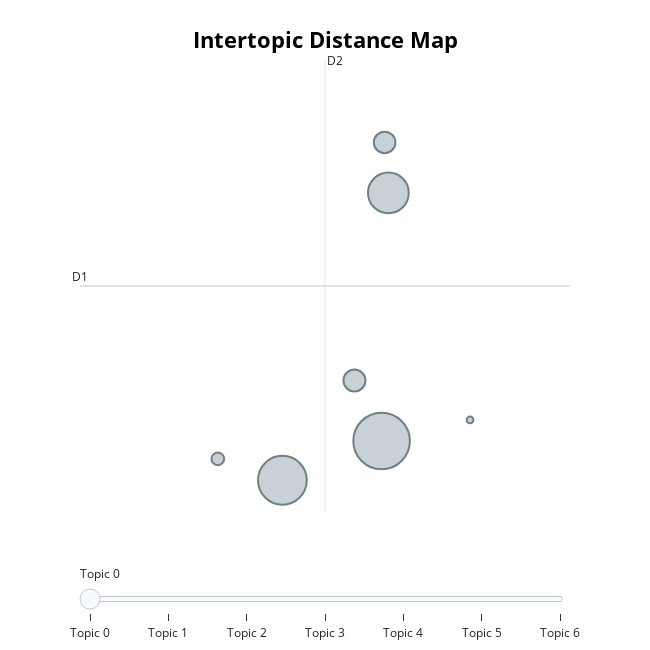
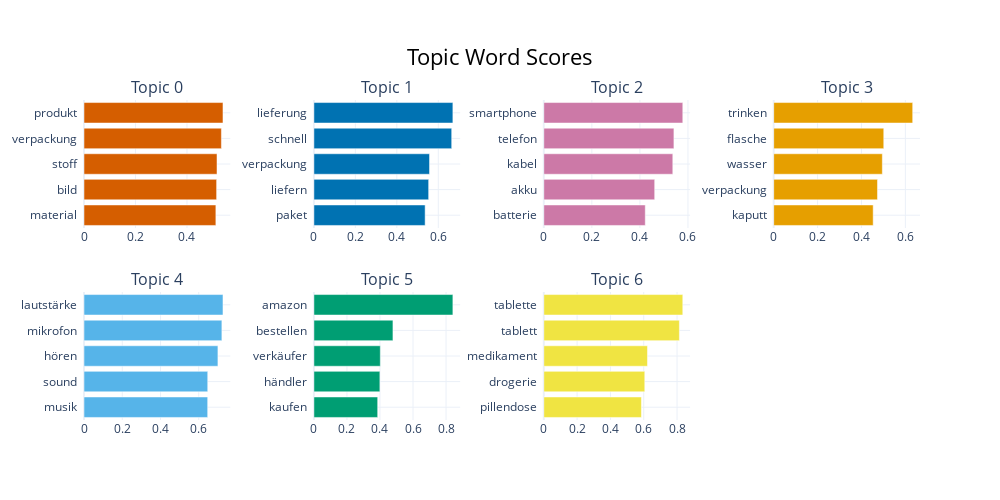

Source (notebook cell) for these figures, in order:
### Markdown cell above
#### **Visualization of German topic space**

We visualize the German topics in a 2D projection to see how well-separated they are. In the bar chart, we can inspect their relative sizes.

### Code cell
fig_map = topic_model_baseline_german.visualize_topics()
fig_map.show()

fig_bar = topic_model_baseline_german.visualize_barchart(top_n_topics=8)
fig_bar.show()

### Figure 1 — Plotly figure (JSON) as saved in the notebook; plotly's stock layout.template omitted (floating-point values rounded to 4 significant figures)
{"data": [{"customdata": [[0, "produkt | verpackung | stoff | bild | material", 45931], [1, "lieferung | schnell | verpackung | liefern | paket", 34206], [2, "smartphone | telefon | kabel | akku | batterie", 23824], [3, "trinken | flasche | wasser | verpackung | kaputt", 6964], [4, "lautstärke | mikrofon | hören | sound | musik", 6689], [5, "amazon | bestellen | verkäufer | händler | kaufen", 2309], [6, "tablette | tablett | medikament | drogerie | pillendose", 667]], "hovertemplate": "<b>Topic %{customdata[0]}</b><br>%{customdata[1]}<br>Size: %{customdata[2]}", "legendgroup": "", "marker": {"color": "#B0BEC5", "line": {"color": "DarkSlateGrey", "width": 2}, "size": [45931, 34206, 23824, 6964, 6689, 2309, 667], "sizemode": "area", "sizeref": 28.71, "symbol": "circle"}, "mode": "markers", "name": "", "orientation": "v", "showlegend": false, "type": "scatter", "x": [-5.604, -6.341, -5.554, -5.805, -5.582, -6.82, -4.948], "xaxis": "x", "y": [3.129, 2.639, 6.224, 3.883, 6.853, 2.907, 3.392], "yaxis": "y"}], "layout": {"annotations": [{"showarrow": false, "text": "D1", "x": -7.843, "y": 5.062, "yshift": 10}, {"showarrow": false, "text": "D2", "x": -6.024, "xshift": 10, "y": 7.881}], "height": 650, "hoverlabel": {"bgcolor": "white", "font": {"family": "Rockwell", "size": 16}}, "legend": {"itemsizing": "constant", "tracegroupgap": 0}, "margin": {"t": 60}, "shapes": [{"line": {"color": "#CFD8DC", "width": 2}, "type": "line", "x0": -6.024, "x1": -6.024, "y0": 2.244, "y1": 7.881}, {"line": {"color": "#9E9E9E", "width": 2}, "type": "line", "x0": -7.843, "x1": -4.206, "y0": 5.062, "y1": 5.062}], "sliders": [{"active": 0, "pad": {"t": 50}, "steps": [{"args": [{"marker.color": [["red", "#B0BEC5", "#B0BEC5", "#B0BEC5", "#B0BEC5", "#B0BEC5", "#B0BEC5"]]}], "label": "Topic 0", "method": "update"}, {"args": [{"marker.color": [["#B0BEC5", "red", "#B0BEC5", "#B0BEC5", "#B0BEC5", "#B0BEC5", "#B0BEC5"]]}], "label": "Topic 1", "method": "update"}, {"args": [{"marker.color": [["#B0BEC5", "#B0BEC5", "red", "#B0BEC5", "#B0BEC5", "#B0BEC5", "#B0BEC5"]]}], "label": "Topic 2", "method": "update"}, {"args": [{"marker.color": [["#B0BEC5", "#B0BEC5", "#B0BEC5", "red", "#B0BEC5", "#B0BEC5", "#B0BEC5"]]}], "label": "Topic 3", "method": "update"}, {"args": [{"marker.color": [["#B0BEC5", "#B0BEC5", "#B0BEC5", "#B0BEC5", "red", "#B0BEC5", "#B0BEC5"]]}], "label": "Topic 4", "method": "update"}, {"args": [{"marker.color": [["#B0BEC5", "#B0BEC5", "#B0BEC5", "#B0BEC5", "#B0BEC5", "red", "#B0BEC5"]]}], "label": "Topic 5", "method": "update"}, {"args": [{"marker.color": [["#B0BEC5", "#B0BEC5", "#B0BEC5", "#B0BEC5", "#B0BEC5", "#B0BEC5", "red"]]}], "label": "Topic 6", "method": "update"}]}], "title": {"font": {"color": "Black", "size": 22}, "text": "<b>Intertopic Distance Map</b>", "x": 0.5, "xanchor": "center", "y": 0.95, "yanchor": "top"}, "width": 650, "xaxis": {"anchor": "y", "domain": [0, 1], "range": [-7.843, -4.206], "title": {"text": ""}, "visible": false}, "yaxis": {"anchor": "x", "domain": [0, 1], "range": [2.244, 7.881], "title": {"text": ""}, "visible": false}}}

### Figure 2 — Plotly figure (JSON) as saved in the notebook; plotly's stock layout.template omitted (floating-point values rounded to 4 significant figures)
{"data": [{"marker": {"color": "#D55E00"}, "orientation": "h", "type": "bar", "x": [0.5122, 0.515, 0.5166, 0.5336, 0.5398], "xaxis": "x", "y": ["material  ", "bild  ", "stoff  ", "verpackung  ", "produkt  "], "yaxis": "y"}, {"marker": {"color": "#0072B2"}, "orientation": "h", "type": "bar", "x": [0.5365, 0.5534, 0.5576, 0.6646, 0.6703], "xaxis": "x2", "y": ["paket  ", "liefern  ", "verpackung  ", "schnell  ", "lieferung  "], "yaxis": "y2"}, {"marker": {"color": "#CC79A7"}, "orientation": "h", "type": "bar", "x": [0.4224, 0.4616, 0.5369, 0.5416, 0.5785], "xaxis": "x3", "y": ["batterie  ", "akku  ", "kabel  ", "telefon  ", "smartphone  "], "yaxis": "y3"}, {"marker": {"color": "#E69F00"}, "orientation": "h", "type": "bar", "x": [0.4533, 0.473, 0.495, 0.5015, 0.6333], "xaxis": "x4", "y": ["kaputt  ", "verpackung  ", "wasser  ", "flasche  ", "trinken  "], "yaxis": "y4"}, {"marker": {"color": "#56B4E9"}, "orientation": "h", "type": "bar", "x": [0.6467, 0.647, 0.7003, 0.721, 0.7268], "xaxis": "x5", "y": ["musik  ", "sound  ", "hören  ", "mikrofon  ", "lautstärke  "], "yaxis": "y5"}, {"marker": {"color": "#009E73"}, "orientation": "h", "type": "bar", "x": [0.3861, 0.3994, 0.402, 0.4784, 0.8413], "xaxis": "x6", "y": ["kaufen  ", "händler  ", "verkäufer  ", "bestellen  ", "amazon  "], "yaxis": "y6"}, {"marker": {"color": "#F0E442"}, "orientation": "h", "type": "bar", "x": [0.586, 0.6062, 0.6224, 0.814, 0.8344], "xaxis": "x7", "y": ["pillendose  ", "drogerie  ", "medikament  ", "tablett  ", "tablette  "], "yaxis": "y7"}], "layout": {"annotations": [{"font": {"size": 16}, "showarrow": false, "text": "Topic 0", "x": 0.0875, "xanchor": "center", "xref": "paper", "y": 1, "yanchor": "bottom", "yref": "paper"}, {"font": {"size": 16}, "showarrow": false, "text": "Topic 1", "x": 0.3625, "xanchor": "center", "xref": "paper", "y": 1, "yanchor": "bottom", "yref": "paper"}, {"font": {"size": 16}, "showarrow": false, "text": "Topic 2", "x": 0.6375, "xanchor": "center", "xref": "paper", "y": 1, "yanchor": "bottom", "yref": "paper"}, {"font": {"size": 16}, "showarrow": false, "text": "Topic 3", "x": 0.9125, "xanchor": "center", "xref": "paper", "y": 1, "yanchor": "bottom", "yref": "paper"}, {"font": {"size": 16}, "showarrow": false, "text": "Topic 4", "x": 0.0875, "xanchor": "center", "xref": "paper", "y": 0.4, "yanchor": "bottom", "yref": "paper"}, {"font": {"size": 16}, "showarrow": false, "text": "Topic 5", "x": 0.3625, "xanchor": "center", "xref": "paper", "y": 0.4, "yanchor": "bottom", "yref": "paper"}, {"font": {"size": 16}, "showarrow": false, "text": "Topic 6", "x": 0.6375, "xanchor": "center", "xref": "paper", "y": 0.4, "yanchor": "bottom", "yref": "paper"}], "height": 500, "hoverlabel": {"bgcolor": "white", "font": {"family": "Rockwell", "size": 16}}, "showlegend": false, "title": {"font": {"color": "Black", "size": 22}, "text": "Topic Word Scores", "x": 0.5, "xanchor": "center", "yanchor": "top"}, "width": 1000, "xaxis": {"anchor": "y", "domain": [0, 0.175], "showgrid": true}, "xaxis2": {"anchor": "y2", "domain": [0.275, 0.45], "showgrid": true}, "xaxis3": {"anchor": "y3", "domain": [0.55, 0.725], "showgrid": true}, "xaxis4": {"anchor": "y4", "domain": [0.825, 1], "showgrid": true}, "xaxis5": {"anchor": "y5", "domain": [0, 0.175], "showgrid": true}, "xaxis6": {"anchor": "y6", "domain": [0.275, 0.45], "showgrid": true}, "xaxis7": {"anchor": "y7", "domain": [0.55, 0.725], "showgrid": true}, "xaxis8": {"anchor": "y8", "domain": [0.825, 1], "showgrid": true}, "yaxis": {"anchor": "x", "domain": [0.6, 1], "showgrid": true}, "yaxis2": {"anchor": "x2", "domain": [0.6, 1], "showgrid": true}, "yaxis3": {"anchor": "x3", "domain": [0.6, 1], "showgrid": true}, "yaxis4": {"anchor": "x4", "domain": [0.6, 1], "showgrid": true}, "yaxis5": {"anchor": "x5", "domain": [0, 0.4], "showgrid": true}, "yaxis6": {"anchor": "x6", "domain": [0, 0.4], "showgrid": true}, "yaxis7": {"anchor": "x7", "domain": [0, 0.4], "showgrid": true}, "yaxis8": {"anchor": "x8", "domain": [0, 0.4], "showgrid": true}}}
